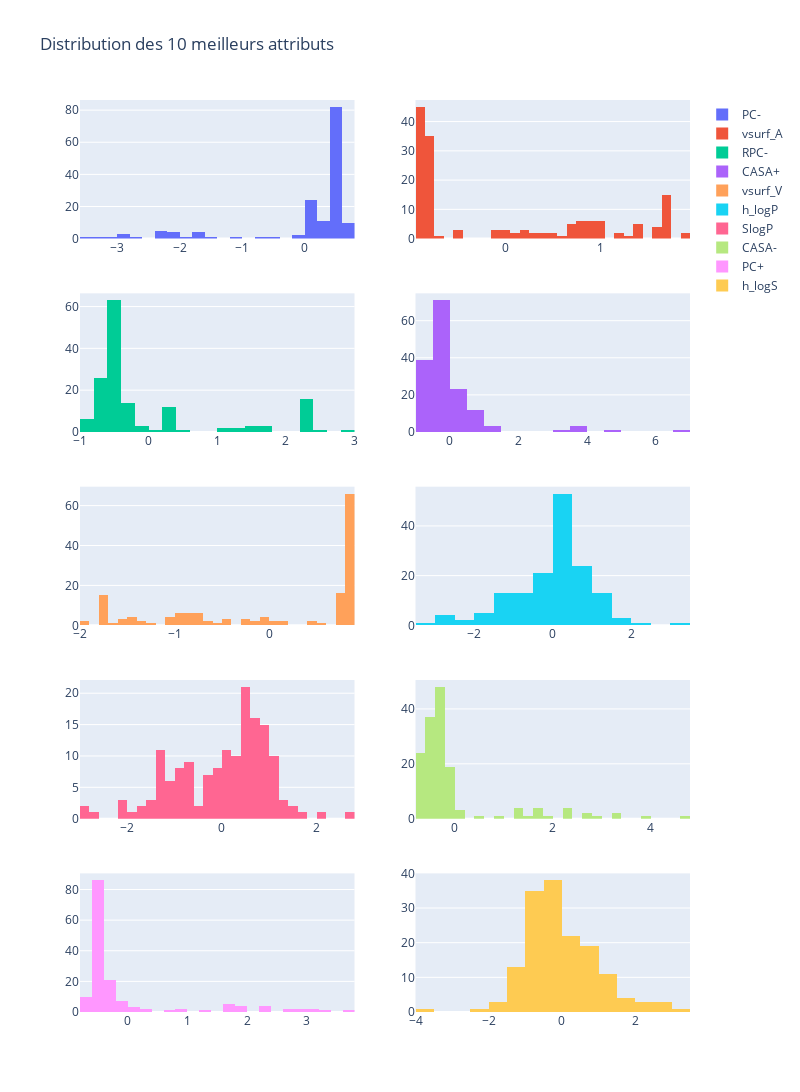

Notebook code cell kept with this figure:
### Markdown cell above
#### Visualisation de la distributions des 10 meilleurs attributs.

Nous allons utiliser ici des histogrammes et des boîtes à moustaches.

### Code cell
import plotly.graph_objects as go
from plotly.subplots import make_subplots

# Subplots
fig = make_subplots(rows=5, cols=2)

for i, attribute in enumerate(best_attributes):
    fig.add_trace(go.Histogram(x=data_best_X[attribute], nbinsx=30, name=attribute), row=i//2+1, col=i%2+1)

fig.update_layout(height=1200, width=800, title_text="Distribution des 10 meilleurs attributs")

fig.show()

### Figure 1 — Plotly figure (JSON) as saved in the notebook; plotly's stock layout.template omitted (floating-point values rounded to 4 significant figures; data arrays with more than 128 entries replaced by an {"elided": "..."} marker saying what was removed)
{"data": [{"name": "PC-", "nbinsx": 30, "type": "histogram", "x": {"elided": "154 float values"}, "xaxis": "x", "yaxis": "y"}, {"name": "vsurf_A", "nbinsx": 30, "type": "histogram", "x": {"elided": "154 float values"}, "xaxis": "x2", "yaxis": "y2"}, {"name": "RPC-", "nbinsx": 30, "type": "histogram", "x": {"elided": "154 float values"}, "xaxis": "x3", "yaxis": "y3"}, {"name": "CASA+", "nbinsx": 30, "type": "histogram", "x": {"elided": "154 float values"}, "xaxis": "x4", "yaxis": "y4"}, {"name": "vsurf_V", "nbinsx": 30, "type": "histogram", "x": {"elided": "154 float values"}, "xaxis": "x5", "yaxis": "y5"}, {"name": "h_logP", "nbinsx": 30, "type": "histogram", "x": {"elided": "154 float values"}, "xaxis": "x6", "yaxis": "y6"}, {"name": "SlogP", "nbinsx": 30, "type": "histogram", "x": {"elided": "154 float values"}, "xaxis": "x7", "yaxis": "y7"}, {"name": "CASA-", "nbinsx": 30, "type": "histogram", "x": {"elided": "154 float values"}, "xaxis": "x8", "yaxis": "y8"}, {"name": "PC+", "nbinsx": 30, "type": "histogram", "x": {"elided": "154 float values"}, "xaxis": "x9", "yaxis": "y9"}, {"name": "h_logS", "nbinsx": 30, "type": "histogram", "x": {"elided": "154 float values"}, "xaxis": "x10", "yaxis": "y10"}], "layout": {"height": 1200, "title": {"text": "Distribution des 10 meilleurs attributs"}, "width": 800, "xaxis": {"anchor": "y", "domain": [0, 0.45]}, "xaxis10": {"anchor": "y10", "domain": [0.55, 1]}, "xaxis2": {"anchor": "y2", "domain": [0.55, 1]}, "xaxis3": {"anchor": "y3", "domain": [0, 0.45]}, "xaxis4": {"anchor": "y4", "domain": [0.55, 1]}, "xaxis5": {"anchor": "y5", "domain": [0, 0.45]}, "xaxis6": {"anchor": "y6", "domain": [0.55, 1]}, "xaxis7": {"anchor": "y7", "domain": [0, 0.45]}, "xaxis8": {"anchor": "y8", "domain": [0.55, 1]}, "xaxis9": {"anchor": "y9", "domain": [0, 0.45]}, "yaxis": {"anchor": "x", "domain": [0.848, 1]}, "yaxis10": {"anchor": "x10", "domain": [0, 0.152]}, "yaxis2": {"anchor": "x2", "domain": [0.848, 1]}, "yaxis3": {"anchor": "x3", "domain": [0.636, 0.788]}, "yaxis4": {"anchor": "x4", "domain": [0.636, 0.788]}, "yaxis5": {"anchor": "x5", "domain": [0.424, 0.576]}, "yaxis6": {"anchor": "x6", "domain": [0.424, 0.576]}, "yaxis7": {"anchor": "x7", "domain": [0.212, 0.364]}, "yaxis8": {"anchor": "x8", "domain": [0.212, 0.364]}, "yaxis9": {"anchor": "x9", "domain": [0, 0.152]}}}
